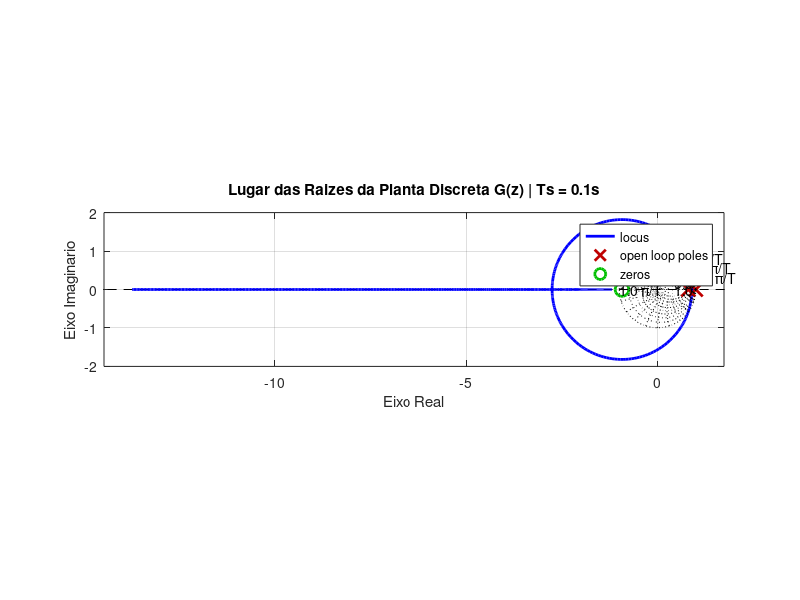

Write the MATLAB code that produced this figure.
% Limpeza do ambiente
clear; close all; clc;

% =====================================================
% 1. PARAMETROS DE ENTRADA
% =====================================================
% Defina aqui o tempo de amostragem escolhido
Ts = 0.1; % (10 Hz, conforme definido no relatorio)

% =====================================================
% 2. PLANTA NO DOMINIO CONTINUO G(s)
% =====================================================
% Declaracao da variavel complexa 's'
s = tf('s');

% Funcao de transferencia da Yvy (Baseada nos seus parametros fisicos)
G_s = 0.0526 / (s^2 + 2.2105*s);

disp('--------------------------------------------------');
disp(' PLANTA CONTINUA G(s) ');
disp('--------------------------------------------------');
G_s

% =====================================================
% 3. DISCRETIZACAO PARA O DOMINIO G(z)
% =====================================================
% O comando c2d converte a planta. 
% O argumento 'zoh' diz para a matematica simular o hardware real 
% (o microcontrolador segurando o sinal de tensao para os motores).
G_z = c2d(G_s, Ts, 'zoh');

disp('--------------------------------------------------');
disp([' PLANTA DISCRETA G(z) COM Ts = ', num2str(Ts), ' s ']);
disp('--------------------------------------------------');
G_z

% =====================================================
% 4. PLOTAGEM DO LUGAR DAS RAIZES (OPCIONAL)
% =====================================================
% Ja plota automaticamente para voce conferir a estabilidade
figure;
rlocus(G_z);
hold on;
zgrid;      % Desenha o circulo unitario e as linhas de amortecimento
axis equal; % Mantem a proporcao do circulo perfeita
title(['Lugar das Raizes da Planta Discreta G(z) | Ts = ', num2str(Ts), 's']);
xlabel('Eixo Real');
ylabel('Eixo Imaginario');
